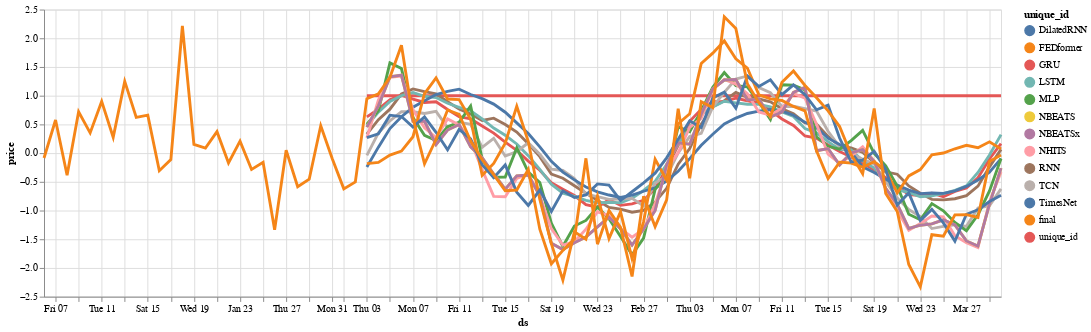

The code cell stored with this chart in its notebook:
### Code cell
altair_plot(Y_hat_df_plot)

### Figure 1 — Vega-Lite specification as saved in the notebook (floating-point values rounded to 4 significant figures; data arrays with more than 128 entries replaced by an {"elided": "..."} marker saying what was removed)
{"config": {"view": {"continuousWidth": 300, "continuousHeight": 300}}, "layer": [{"mark": {"type": "circle"}, "encoding": {"color": {"field": "unique_id", "type": "nominal"}, "opacity": {"value": 0}, "x": {"field": "ds", "type": "temporal"}, "y": {"field": "price", "type": "quantitative"}}, "name": "view_2"}, {"mark": {"type": "line"}, "encoding": {"color": {"field": "unique_id", "type": "nominal"}, "size": {"condition": {"test": {"not": {"param": "param_2"}}, "value": 1}, "value": 3}, "x": {"field": "ds", "type": "temporal"}, "y": {"field": "price", "type": "quantitative"}}}], "data": {"name": "data-7720f31f2d2716c7f83ea67255ad66c3"}, "params": [{"name": "param_2", "select": {"type": "point", "fields": ["unique_id"], "nearest": true, "on": "mouseover"}, "views": ["view_2"]}], "width": 1000, "$schema": "https://vega.github.io/schema/vega-lite/v5.15.1.json", "datasets": {"data-7720f31f2d2716c7f83ea67255ad66c3": {"elided": "756 records"}}}
